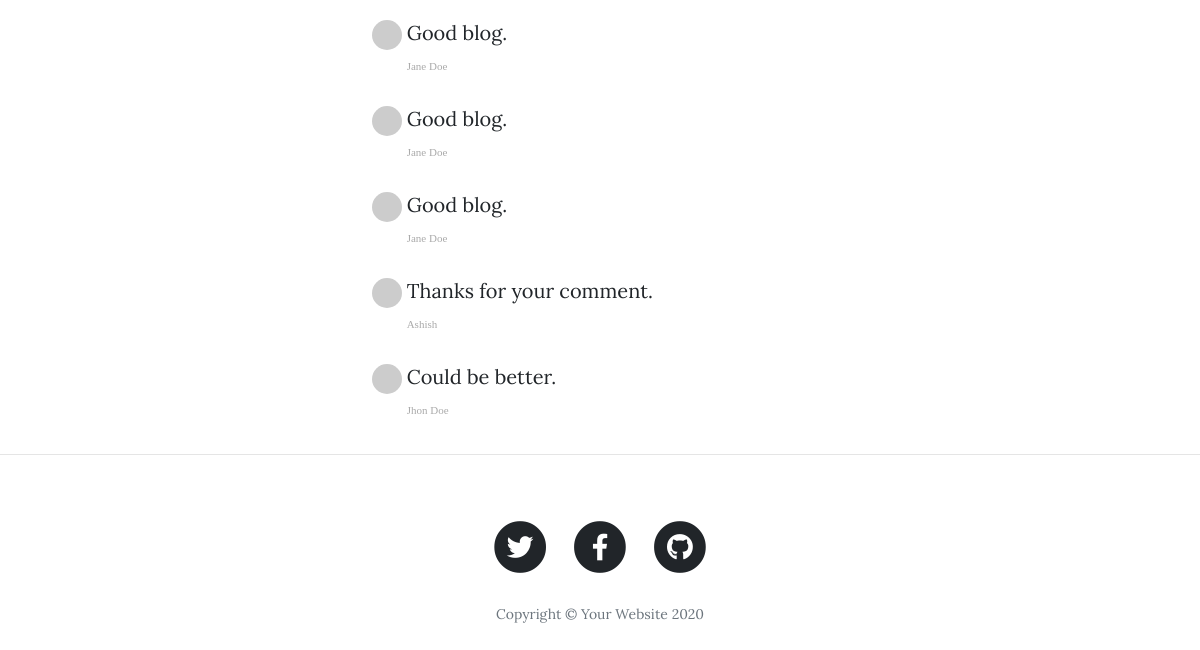
/post/1 (lower part), run on an earlier commit of the app's database.
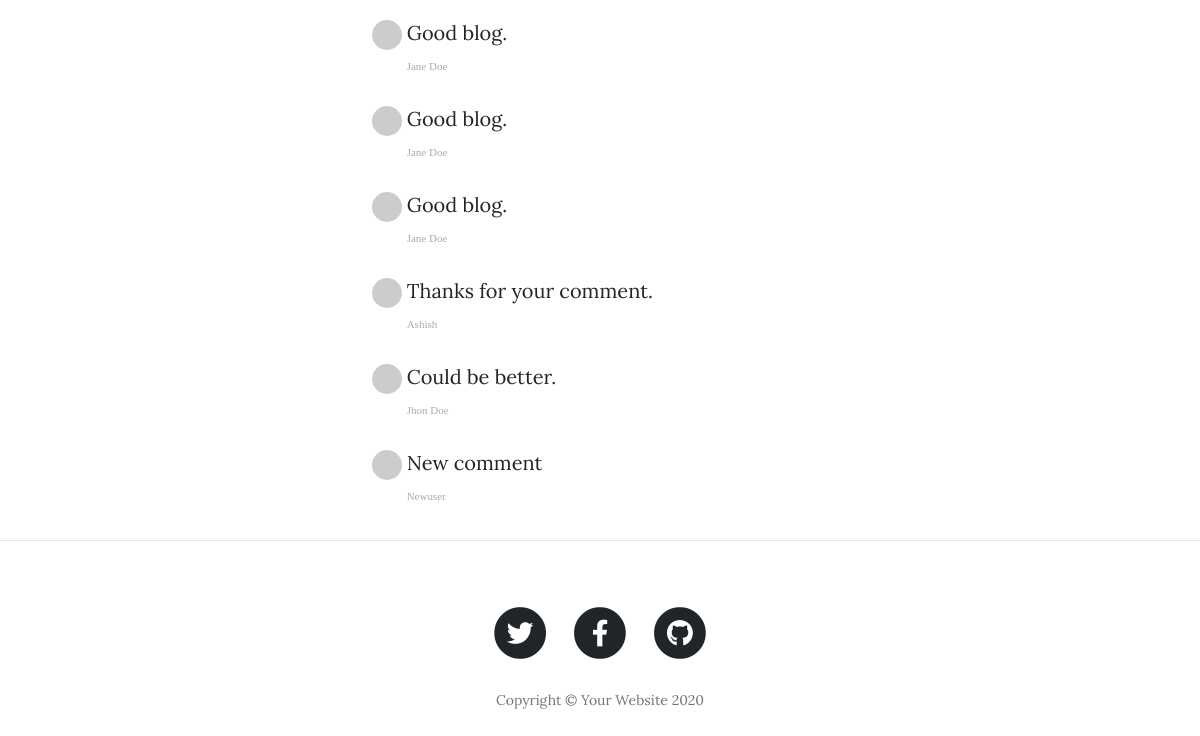
And on a later commit of the database.
### main.py (models this page shows)
class Comment(db.Model):
    __tablename__ = "comments"
    id = db.Column(db.Integer, primary_key=True)
    text = db.Column(db.String(1000))
    author_id = db.Column(db.Integer, ForeignKey('user.id'))
    author = relationship("User", back_populates="comments")
    post_id = db.Column(db.Integer, ForeignKey('blog_posts.id'))
    parent_post = relationship("BlogPost", back_populates="comments")

class User(UserMixin, db.Model):
    __tablename__ = "user"
    id = db.Column(db.Integer, primary_key=True)
    email = db.Column(db.String(250), unique=True, nullable=False)
    password = db.Column(db.String(250), nullable=False)
    name = db.Column(db.String(250), nullable=False)
    posts = relationship("BlogPost", back_populates="author")
    comments = relationship("Comment", back_populates="author")

### main.py (the view, shortened to what this page needs)
@app.route("/post/<int:post_id>", methods=['GET', 'POST'])
def show_post(post_id):
    form = CommentForm()
    requested_post = BlogPost.query.get(post_id)
    return render_template("post.html", post=requested_post, form=form, logged_in=current_user.is_authenticated)

### templates/post.html (shortened to what this page needs)
{% include "header.html" %}
{% import "bootstrap/wtf.html" as wtf %}
  <article>
    <div class="container">
      <div class="row">
        <div class="col-lg-8 col-md-10 mx-auto">
                <div class="col-lg-8 col-md-10 mx-auto comment">
                    {% for comment in post.comments: %}
                    <ul class="commentList">
                        <li>
                            <div class="commenterImage">
                                <img src="{{ comment.author.email | gravatar }}"/>
                            </div>
                            <div class="commentText">
                                {{comment.text|safe}}
                                <span class="date sub-text">{{comment.author.name}}</span>
                            </div>
                        </li>
                    </ul>
                    {% endfor %}
                </div>
          </div>
      </div>
    </div>
  </article>
  <hr>
{% include "footer.html" %}

### templates/header.html (shortened to what this page needs)
<!DOCTYPE html>
<html lang="en">
<head>
  <link href="{{ url_for('static', filename='vendor/bootstrap/css/bootstrap.min.css') }}" rel="stylesheet">
  <link href="{{ url_for('static', filename='vendor/fontawesome-free/css/all.min.css')}}" rel="stylesheet" type="text/css">
  <link href="{{ url_for('static', filename='css/clean-blog.min.css')}}" rel="stylesheet">
</head>
<body>

### templates/footer.html (shortened to what this page needs)
  <footer>
    <div class="container">
      <div class="row">
        <div class="col-lg-8 col-md-10 mx-auto">
          <ul class="list-inline text-center">
            <li class="list-inline-item">
              <a href="#">
                <span class="fa-stack fa-lg">
                  <i class="fas fa-circle fa-stack-2x"></i>
                  <i class="fab fa-twitter fa-stack-1x fa-inverse"></i>
                </span>
              </a>
            </li>
            <li class="list-inline-item">
              <a href="#">
                <span class="fa-stack fa-lg">
                  <i class="fas fa-circle fa-stack-2x"></i>
                  <i class="fab fa-facebook-f fa-stack-1x fa-inverse"></i>
                </span>
              </a>
            </li>
            <li class="list-inline-item">
              <a href="#">
                <span class="fa-stack fa-lg">
                  <i class="fas fa-circle fa-stack-2x"></i>
                  <i class="fab fa-github fa-stack-1x fa-inverse"></i>
                </span>
              </a>
            </li>
          </ul>
          <p class="copyright text-muted">Copyright &copy; Your Website 2020</p>
        </div>
      </div>
    </div>
  </footer>
</body>
</html>

What changed in the data, as far as the page shows it:
added Comment: text "New comment", author.name "Newuser"
